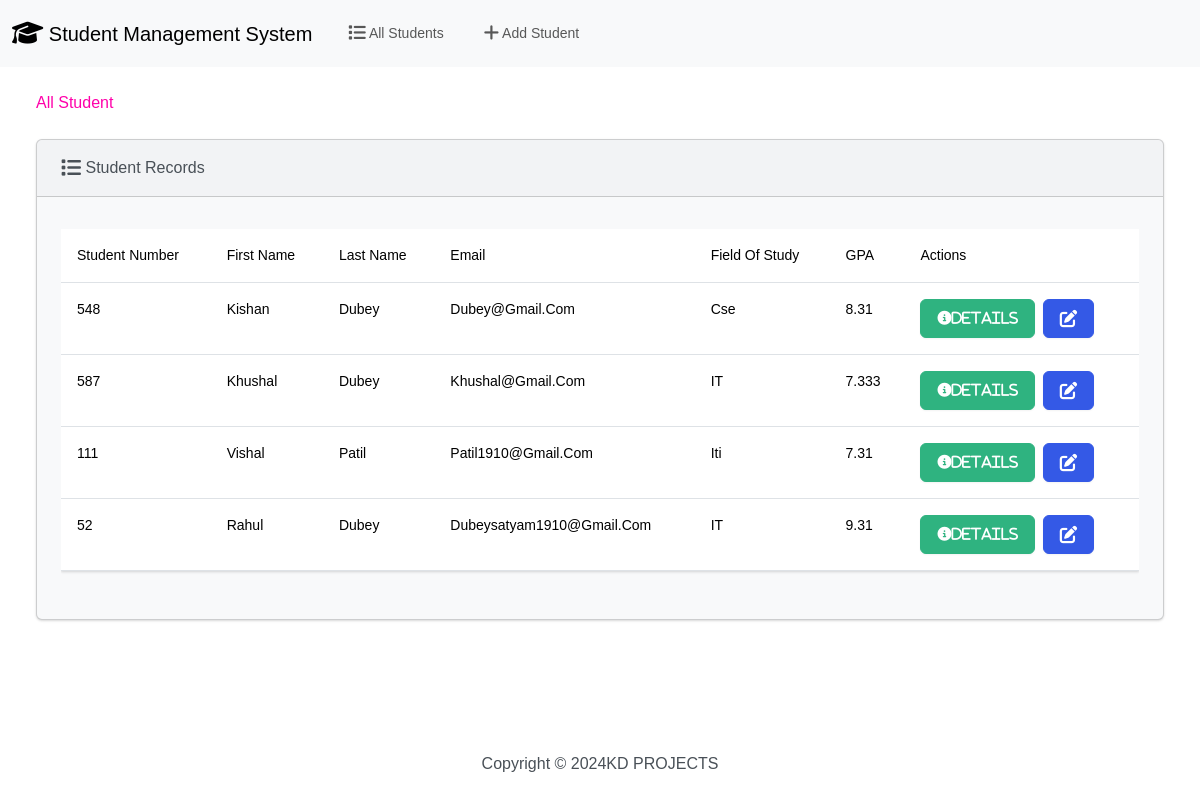
The page / on the database its author committed.
### student/models.py (models this page shows, shortened)
class Student(models.Model):
    student_number = models.PositiveIntegerField()
    first_name = models.CharField(max_length=50)
    last_name = models.CharField(max_length=50)
    email = models.EmailField(max_length = 100)
    fiels_of_study = models.CharField(max_length=50)
    cgpa = models.FloatField()

### student/views.py (the view)
# urls.py: path('', views.index, name='index'),
def index(request):
    return render(request, 'students/index.html',{
        'students': Student.objects.all()
    })

### student/templates/students/index.html (shortened to what this page needs)
{% extends "students/base.html" %}
{% block body %}
  <div class="titlee m-4">all Student</div>
  <div class="row">
      <div class="col-12">
          {% if students %}
          <div class="card bg-light mx-4 mb-3">
              <div class="card-header">
                  <i class="fa-solid fa-list fa-lg"></i> Student Records
              </div>
              <div class="card-body">
                <p class="card-text">
                  <div class="table-responsive">
                      <table class="table table-hover">
                          <thead>
                            <tr>
                              <th scope="col">Student Number</th>
                              <th scope="col">First Name</th>
                              <th scope="col">Last Name</th>
                              <th scope="col">Email</th>
                              <th scope="col">Field of Study</th>
                              <th scope="col">GPA</th>
                              <th scope="col">Actions</th>
                            </tr>
                          </thead>
                          <tbody>
                              {% for student in students %}
                            <tr>
                              <td>{{ student.student_number }}</td>
                              <td>{{ student.first_name }}</td>
                              <td>{{ student.last_name }}</td>
                              <td>{{ student.email }}</td>
                              <td>{{ student.fiels_of_study }}</td>
                              <td>{{ student.cgpa }}</td>
                              <td>
                                  <button type="button" class="btn btn-success me-1" href="{% url 'view_student' student.id %}" data-bs-toggle="modal" data-bs-target="#myModal{{student.id}}">
                                    <i class="fa-solid fa-circle-info">details</i>
                                  </button>
                                  <a href="{% url 'edit' student.id %}" class="btn btn-primary me-1">
                                  </a>
                              </td>
                            </tr>
                             {% endfor %}
                          </tbody>
                        </table>
                  </div>
                </p>
              </div>
          </div>
          {% else %}
          <h5 class="alert alert-primary ms-4 me-4">No Student Records</h5>
          {% endif %}
      </div>
  </div>
{% endblock %}

### student/templates/students/base.html (shortened to what this page needs)
{% load static %}
<!DOCTYPE html>
<html lang="en">
<head>
    <link rel="stylesheet" href="https://cdnjs.cloudflare.com/ajax/libs/font-awesome/6.5.1/css/all.min.css"  />
    <link rel="stylesheet" href="{% static 'css/style.css' %}">
    <link rel="stylesheet" href="{% static 'css/bootstrap.min.css' %}">
</head>
<body class="d-flex flex-column min-vh-100">
    <nav class="navbar navbar-expand-lg bg-light" data-bs-theme="light">
        <div class="container-fluid">
          <a class="navbar-brand" href="{% url 'index' %}"><i class="fa-solid fa-graduation-cap fa-lg"></i> Student Management System</a>
          <div class="collapse navbar-collapse" id="navbarColor03">
            <ul class="navbar-nav me-auto">
              <li class="nav-item">
                <a class="nav-link" href="{% url 'index' %}">  All Students</a>
              </li>
              <li class="nav-item">
                <a class="nav-link" href="{% url 'add' %}">  Add Student</a>
              </li>
          </div>
        </div>
      </nav>
      <div class="container-fluid">
        {% block body %}
        {% endblock %}
      </div>
      <footer class="mt-auto mb-4">
        <div class="text-center">
            <span>Copyright &copy; <script>document.write(new Date().getFullYear())</script>KD PROJECTS</span>
        </div>
      </footer>
</body>
</html>

### student/static/css/style.css (style rules this page uses)
* { box-sizing: border-box; padding: 0; margin: 0; outline: none; border: none; text-decoration: none; text-transform: capitalize !important; transition: all .2s linear; }
body { font-family: "Ubuntu", sans-serif !important; font-size: 0.938rem; background-color: #eee; }
.titlee { color: rgb(255, 0, 170); }

### rows shown on the page
Student: student_number "548", first_name "Kishan", last_name "Dubey", email "Dubey@gmail.com", fiels_of_study "Cse", cgpa "8.31"
Student: student_number "587", first_name "Khushal", last_name "Dubey", email "Khushal@gmail.com", fiels_of_study "IT", cgpa "7.333"
Student: student_number "111", first_name "Vishal", last_name "Patil", email "Patil1910@gmail.com", fiels_of_study "Iti", cgpa "7.31"
Student: student_number "52", first_name "Rahul", last_name "Dubey", email "Dubeysatyam1910@gmail.com", fiels_of_study "IT", cgpa "9.31"
